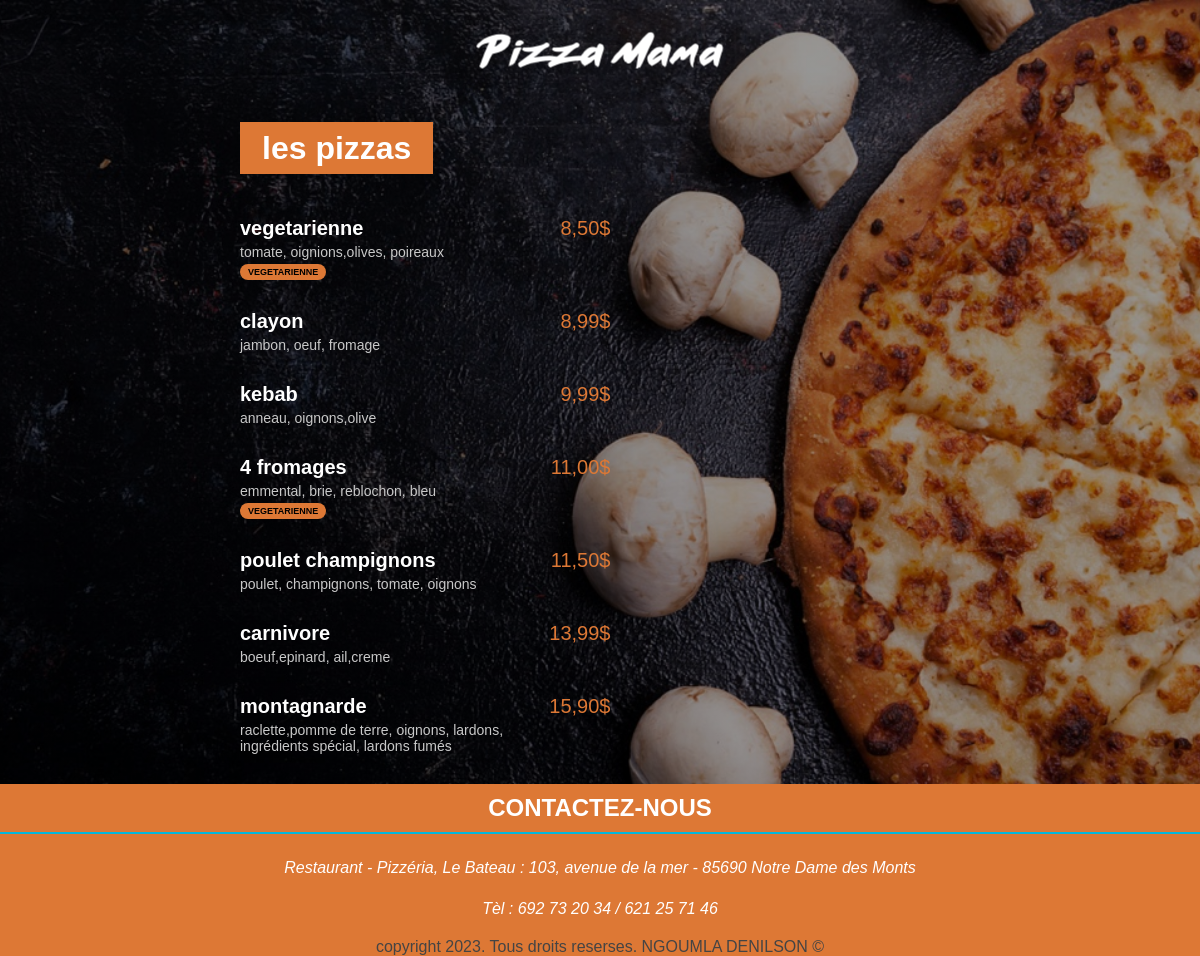
The app's page /pizza/ with its own data.
### pizza/models.py (models this page shows, shortened)
class menu(models.Model):
    nom = models.CharField(max_length=200)
    ingredients = models.CharField(max_length=400)
    prix = models.FloatField(default=0)
    vegetarienne = models.BooleanField(default=False)

### pizza/views.py (the view)
# urls.py: path("pizza/", views.index, name="index"),
def index(request):
    pizzas = menu.objects.all().order_by('prix')
    return render(request, 'pizza/index.html',{'pizzas': pizzas})

### pizza/templates/pizza/index.html (shortened to what this page needs)
{% load static %}
<html lang="fr">
<head>
    <link rel="stylesheet" href="{% static 'pizza/styles.css' %}">
</head>
<body>
    <div class="menu_list">
    <a href="{% url 'main' %}"><img id="small_logo" src="{% static 'pizza/images/small_logo.png' %}"></a>
    <div class = "menu_title">
        <h1>les pizzas</h1>
    </div>
    <div>
        {% for menu in pizzas %}
            <div class=" menu_list_item">
                <span class="menu_list_title">{{menu.nom}} </span>
                <span class="menu_list_prix">{{menu.prix | floatformat:2}}$ </span>
                <span class="menu_list_ingredients">{{menu.ingredients}} </span>
                {% if menu.vegetarienne %}
                    <span class="menu_list_badge">VEGETARIENNE</span>
                {% endif %}
            </div>
        {% endfor %}
    </div>
    </div>
    <footer>
        <h2>CONTACTEZ-NOUS</h2>
        <address id="fin">Restaurant - Pizzéria, Le Bateau : 103, avenue de la mer - 85690 Notre Dame des Monts </address><br>
        <address class="tel">Tèl : 692 73 20 34 / 621 25 71 46</address>
        <div class="copy">copyright 2023. Tous droits reserses. NGOUMLA DENILSON &copy; </div>
    </footer>
</body>
</html>

### pizza/static/pizza/styles.css (style rules this page uses)
body { background: linear-gradient(0deg, rgba(0, 0, 0, 0.4), rgba(0, 0, 0, 0.4)), url("images/menu_background.jpg") no-repeat center center fixed; -webkit-background-size: cover; -moz-background-size: cover; -o-background-size: cover; background-size: cover; color: white; margin: 0px; font-family: Arial; }
#small_logo { position: absolute; top: 50px; left: 50%; max-height: 60px; transform: translate(-50%, -50%); }
h1 { background-color: #DD7835; display: inline; padding: 8px 22px; }
.menu_title { margin-top: 130px; margin-bottom: 50px; }
.menu_list { margin-left: 20%; margin-right: 20%; }
.menu_list_item { margin: 30px 0px; }
.menu_list_title { font-weight: bold; font-size: 20px; display: inline-block; width: 40%; }
.menu_list_prix { font-size: 20px; color: #DD7835; display: inline-block; width: 70px; margin-left: 8px; text-align: right; }
.menu_list_ingredients { font-size: 14px; color: #C8C8C8; margin-top: 4px; display: block; width: 320px; }
.menu_list_badge { background-color: #DD7835; color : black; font-size: 9px; padding: 3px 8px; margin-top: 4px; display: inline-block; border-radius: 8px; font-weight: bold; text-align:right; }
footer { background-color: #DD7835 }
h2 { width: 100%; border-bottom: 2px solid #02b8dd; justify-content: center; display: flex; padding-top: 10px; padding-bottom: 10px; }
#fin { text-align: center; padding-top: 5px; }
.tel { text-align: center; padding-top: 5px; }
.copy { text-align: center; color: #444; padding-top: 20px; }

### records on screen
menu: nom "vegetarienne", prix "8,50", ingredients "tomate, oignions,olives, poireaux", vegetarienne "VEGETARIENNE"
menu: nom "clayon", prix "8,99", ingredients "jambon, oeuf, fromage"
menu: nom "kebab", prix "9,99", ingredients "anneau, oignons,olive"
menu: nom "4 fromages", prix "11,00", ingredients "emmental, brie, reblochon, bleu", vegetarienne "VEGETARIENNE"
menu: nom "poulet champignons", prix "11,50", ingredients "poulet, champignons, tomate, oignons"
menu: nom "carnivore", prix "13,99", ingredients "boeuf,epinard, ail,creme"
menu: nom "montagnarde", prix "15,90", ingredients "raclette,pomme de terre, oignons, lardons, ingrédients spécial, lardons fumés"
